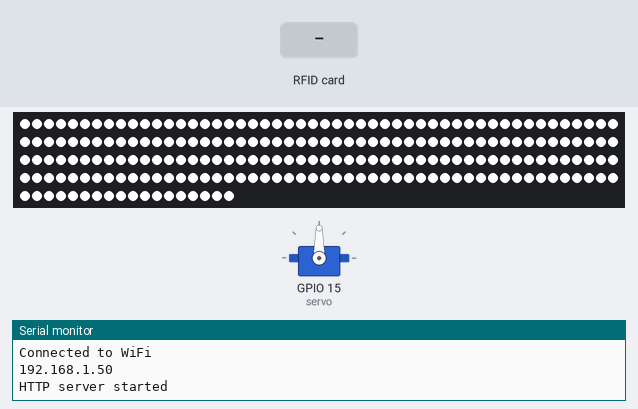
The sketch below on a simulated ESP32. Parts: 218 RGB LEDs in strip order, left to right, continuing on the next row, servo, the last lines printed to the serial monitor. Wiring (inferred from the names in the program): 2 × IR receiver: data GPIO 32 / data GPIO 34. The test bench sets the inputs (shaded band). WiFi joins after 1.5 s; servers stay silent unless stated.

Above: at 3.2 s.
3.3 s: RFID card 91 81 6D 1D held to the reader
At 7.1 s:
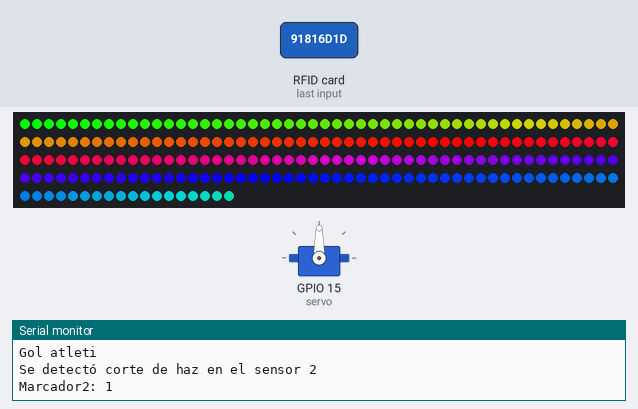
8.4 s: RFID card C9 A3 A8 14 held to the reader
At 9.95 s:
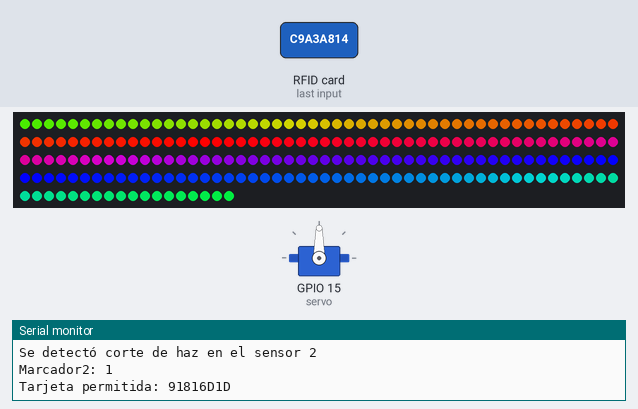
10.9 s: RFID card 5E 7A 19 C4 held to the reader
At 12.9 s:
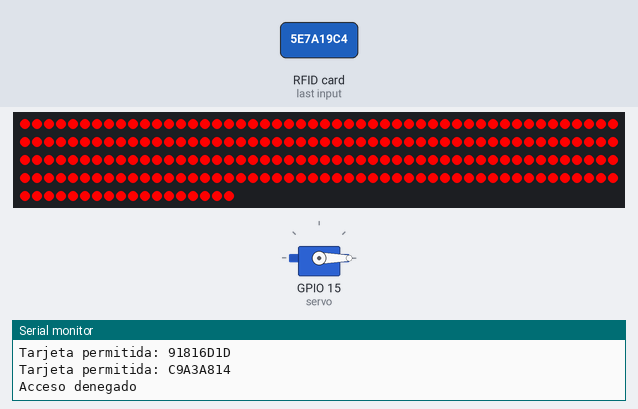
Timing chart, 0 to 14.4 s (numbered marks = the images above; inputs shaded):
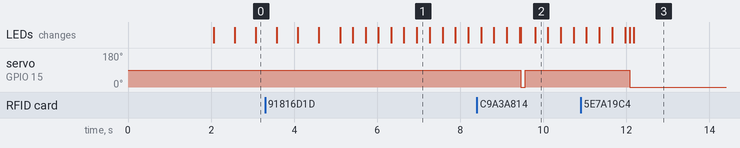

Measured:
- after the input at 3.3 s, the LEDs: first differ from a run without the input after 3.7 s (image 1)
- after the input at 10.9 s, the LEDs: first differ from a run without the input after 1.3 s (image 3)

The sketch:

definitivo.ino
```cpp
/*
-----Includes-----
*/

//Server
#include <WiFi.h>
#include <WebServer.h>
#include <SPIFFS.h>

//RFID
#include <SPI.h>
#include <MFRC522.h>
#include <Adafruit_NeoPixel.h>
#include <ESP32Servo.h>

//LEDS

/*
------DEFINES------------
*/
//RFID
#define SS_PIN 5
#define RST_PIN 2
//#define LED_PIN 14
#define NUM_LEDS 218
#define SERVO_PIN 15

// LEDS
#define LED_PIN 14
#define NUM_LEDS 218
#define IR_DER_A  32 //Entrada digital conectada al sensor infrarrojo
#define IR_IZQ_A  34

/*
----VARIABLES
*/
//Server
const char* ssid = "TP-LINK_167E52";
const char* password = "teleko4ever";
int marcador1 = 0; // Variable marcador1
int marcador2 = 0; // Variable marcador2
bool gol_izq_registrado = false; // Variable estado sensor izquierdo
bool gol_der_registrado = false; // Variable estado sensor derecho
WebServer server(80);

//RFID
Servo servo;
Adafruit_NeoPixel strip(NUM_LEDS, LED_PIN, NEO_GRB + NEO_KHZ800);
MFRC522 rfid(SS_PIN, RST_PIN);
Servo myservo;
bool cardDetected = false;
bool allowed = false;
const byte ALLOWED_CARDS[][4] = { // UID de las tarjetas permitidas
  {0x91, 0x81, 0x6D, 0x1D},
  {0xC9, 0xA3, 0xA8, 0x14},
  // Agregar más tarjetas aquí
};

//LEDS
int i = 0;

/*
------FUNCIONES------
*/
//server
void handleRoot() {
  String html = "<!DOCTYPE html><html><head><meta http-equiv='refresh' content='4'><style>body { background: linear-gradient(to bottom right, #FF66CC, #6600CC); font-family: Arial, sans-serif; } .container { display: flex; flex-direction: row; justify-content: center; align-items: center; height: 100vh; } .score-container { position: relative; width: 400px; height: 450px; margin-right: 20px; } .score-border { position: absolute; top: 0; left: 0; right: 0; bottom: 0; border: 5px solid #FFF; border-radius: 10px; background-color: #333; display: flex; flex-direction: column; justify-content: center; align-items: center; } .team-name { position: absolute; bottom: 5px; left: 50%; transform: translateX(-50%); font-size: 1.5vw; color: #FFF; } .square { position: absolute; top: -15px; width: 30px; height: 30px; border-radius: 5px; } .square-white { background-color: #FFF; } .square-half-red { background: linear-gradient(to right, red 50%, #FFF 50%); } h1 { font-size: 15vw; margin: 0; color: #FFF; } @media (max-width: 480px) { .score-container { width: 150px; height: 180px; margin-right: 10px; } .bottom-row { font-size: 6vw; } .team-name { font-size: 4vw; } h1 { font-size: 15vw; } footer { background-color: #a7a7a7; color: white; padding: 10px; text-align: center; } }</style></head><body><div class='container'><div class='score-container'><div class='score-border'><div class='square square-white'></div><h1>" + String(marcador1) + "</h1><div class='team-name'>Real de Madrid</div></div></div><div class='score-container'><div class='score-border'><div class='square square-half-red'></div><h1>" + String(marcador2) + "</h1><div class='team-name'>Atl. de Madrid</div></div></div></div><footer><p>Contact with <a href='https://t.me/Alex1to'>@Alex1to</a> ♨ on Telegram for any questions about this page</p></footer></body></html>";
  server.send(200, "text/html", html);
}

//RFID

void rainbow(uint8_t wait) {
  uint16_t i, j;

  for (j = 0; j < 218; j++) {
    for (i = 0; i < strip.numPixels(); i++) {
      strip.setPixelColor(i, Wheel((i + j) & 255));
    }
    strip.show();
    delay(wait);
  }
  strip.clear();
  strip.show();
}

uint32_t Wheel(byte WheelPos) {
  if (WheelPos < 85) {
    return strip.Color(WheelPos * 3, 255 - WheelPos * 3, 0);
  } else if (WheelPos < 170) {
    WheelPos -= 85;
    return strip.Color(255 - WheelPos * 3, 0, WheelPos * 3);
  } else {
    WheelPos -= 170;
    return strip.Color(0, WheelPos * 3, 255 - WheelPos * 3);
  }
}


void rojo(uint8_t wait) {
  uint16_t i, j;

  for (j = 0; j < 218; j++) {
    for (i = 0; i < strip.numPixels(); i++) {
      strip.setPixelColor(i, 255, 0, 0);
    }
    strip.show();
    delay(wait);
  }
  strip.clear();
  strip.show();
}

//LEDS

void arcoiris() {
  strip.begin(); // Inicializa la tira de LEDs

  int tiempo = 30; // Tiempo de espera entre cada cambio de color en milisegundos
  int num_leds = strip.numPixels(); // Número de LEDs en la tira

  // Ciclo para desplazar el color a lo largo de la tira de LEDs
  for (int desplazamiento = 0; desplazamiento < 256; desplazamiento++) {
    for (int i = 0; i < num_leds; i++) {
      int pixel_index = (i + desplazamiento) % num_leds; // Índice del LED actual

      // Establece el color del LED actual en función del desplazamiento
      strip.setPixelColor(pixel_index, Wheel((i * 256 / num_leds + desplazamiento) & 255));
    }
    strip.show(); // Muestra los colores en la tira de LEDs
    delay(tiempo); // Espera un corto tiempo para que se vea el efecto de cambio de color
  }
}


void rojoBlanco() {
  strip.begin(); // Inicializa la tira de LEDs
  Serial.println("Gol atleti");
  while (i < 3) {
    // Ciclo para establecer el color de los LEDs pares e impares
    for(int i=0; i<strip.numPixels(); i++) {
      if (i % 20 < 10) { // Si el índice del LED es par
        strip.setPixelColor(i, strip.Color(255, 0, 0)); // Pone el LED en rojo
      } else { // Si el índice del LED es impar
        strip.setPixelColor(i, strip.Color(255, 255, 255)); // Pone el LED en blanco
      }
    }
    strip.show(); // Muestra los colores en la tira de LEDs
    delay(300); // Espera un corto tiempo para que se vea el efecto de cambio de color

    // Ciclo para apagar todos los LEDs
    for(int i=0; i<strip.numPixels(); i++) {
      strip.setPixelColor(i, strip.Color(0, 0, 0)); // Apaga el LED
    }
    strip.show(); // Muestra los colores en la tira de LEDs
    delay(300); // Espera un corto tiempo para que se vea el efecto de cambio de color
    i++;
  strip.clear();
  }
  i= 0;

}

void todosBlanco() {
  strip.begin(); // Inicializa la tira de LEDs

  while (i < 3) {
    // Ciclo para establecer todos los LEDs en blanco
    for(int i=0; i<strip.numPixels(); i++) {
      strip.setPixelColor(i, strip.Color(255, 255, 255)); // Pone el LED en blanco
    }
    strip.show(); // Muestra los colores en la tira de LEDs
    delay(500); // Espera un corto tiempo para que se vea el efecto de cambio de color

    // Ciclo para apagar todos los LEDs
    for(int i=0; i<strip.numPixels(); i++) {
      strip.setPixelColor(i, strip.Color(0, 0, 0)); // Apaga el LED
    }
    strip.show(); // Muestra los colores en la tira de LEDs
    delay(500); // Espera un corto tiempo para que se vea el efecto de cambio de color
    i++;
    strip.clear();

  }
  i= 0;

}

void apagar() {
  strip.begin();
  while(true){
    for(int i=0; i<strip.numPixels(); i++) {
      strip.setPixelColor(i, strip.Color(0, 0, 0)); // Apaga el LED
    }
    strip.show();
  }
}

/*
-----SETUP-----
*/
void setup() {

  //Server
  // Configurar los pines de los sensores como entrada
  pinMode(IR_DER_A, INPUT);
  pinMode(IR_IZQ_A, INPUT);
  Serial.begin(115200);

  WiFi.begin(ssid, password);
  while (WiFi.status() != WL_CONNECTED) {
    delay(1000);
    Serial.println("Connecting to WiFi...");
  }
  Serial.println("Connected to WiFi");
  Serial.println(WiFi.localIP());

  server.on("/", handleRoot);

  server.begin();
  Serial.println("HTTP server started");

  //RFID
  SPI.begin();
  rfid.PCD_Init();
  strip.begin();
  servo.attach(15);
  cardDetected = false;

  //LEDS
  strip.begin();
  pinMode(LED_PIN,OUTPUT);

}


/*
-----LOOP----
*/
void loop() {
  //SERVER
  // Actualizar marcador si se detecta corte de haz en el sensor 1
  int valor_der = digitalRead(IR_DER_A); //leemos el valor del sensor infrarrojo
  int valor_izq = digitalRead(IR_IZQ_A);
  if (valor_der == HIGH && !gol_der_registrado) {
    gol_der_registrado = true;
    marcador1++;
    todosBlanco();
    Serial.println("Se detectó corte de haz en el sensor 1");
    Serial.println("Marcador1: " + String(marcador1));
  } else if (valor_der == LOW) {
    gol_der_registrado = false;
  }

  // Actualizar marcador si se detecta corte de haz en el sensor 2
  if (valor_izq == HIGH && !gol_izq_registrado) {
    gol_izq_registrado = true;
    marcador2++;
    rojoBlanco();
    Serial.println("Se detectó corte de haz en el sensor 2");
    Serial.println("Marcador2: " + String(marcador2));
  } else if (valor_izq == LOW) {
    gol_izq_registrado = false;
  }

  server.handleClient();

  //RFID
  if (cardDetected) {
    return;
  }

  if (!rfid.PICC_IsNewCardPresent() || !rfid.PICC_ReadCardSerial()) {
    return;
  }

  bool allowed = false;
  for (byte i = 0; i < sizeof(ALLOWED_CARDS) / sizeof(ALLOWED_CARDS[0]); i++) {
    if (memcmp(rfid.uid.uidByte, ALLOWED_CARDS[i], 4) == 0) {
      allowed = true;


    }
  }

  if(allowed){
    servo.write(90);
    rainbow(4);
    strip.clear();
    strip.show();
    servo.write(0);
    marcador1=0;
    marcador2=0;
    delay(100);
  }

  if (!allowed) {
    Serial.println("Acceso denegado");
    rojo(3);
    strip.clear();
    strip.show();
    return;
  }


  Serial.print("Tarjeta permitida: ");
  for (byte i = 0; i < rfid.uid.size; i++) {
    Serial.print(rfid.uid.uidByte[i] < 0x10 ? "0" : "");
    Serial.print(rfid.uid.uidByte[i], HEX);
  }
  Serial.println();

  rfid.PICC_HaltA();
  rfid.PCD_StopCrypto1();

  //LEDS
/*
  if((valor_der == HIGH) && (valor_izq == LOW)){
    rojoBlanco();
    i = 0;
    strip.clear();

  }
  else if((valor_izq == HIGH) && (valor_der == LOW)){
    todosBlanco();
    i = 0;
    strip.clear();

  } else{
    strip.clear();
  }
*/
}
```
